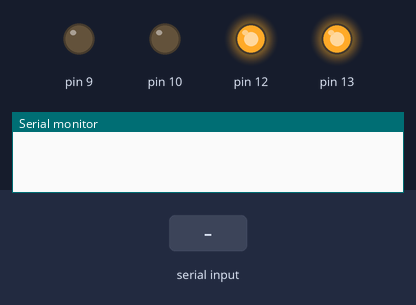
A sketch run on a simulated Arduino Uno, built with avr-gcc and run on an emulated ATmega328P. On the bench: output pins drawn as LEDs (lit = HIGH), the last lines printed to the serial monitor. The test bench sets the inputs (shaded band). Pins used as bus, display or sensor lines are not drawn.

Above: at 1.2 s.
1.3 s: "F" received over Serial
At 2.5 s:
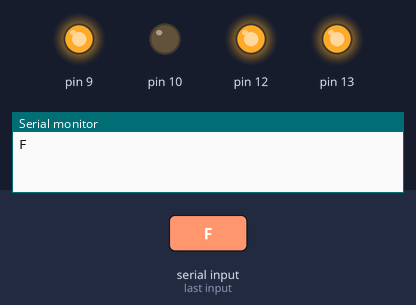
2.8 s: "B" received over Serial
At 3.9 s:
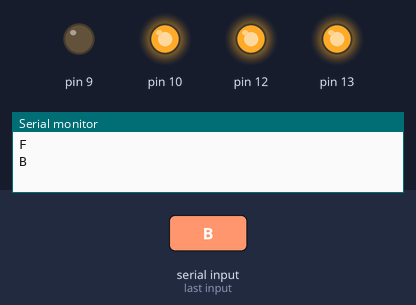
Timing chart, 0 to 5.8 s (numbered marks = the images above; inputs shaded):
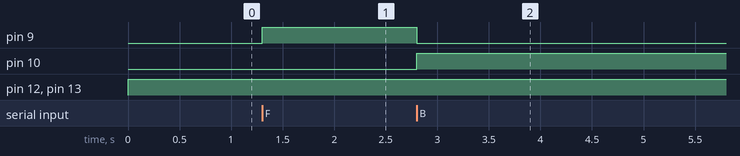

The sketch:

bot_with_bts7960.ino
```cpp
/*  Arif 1703026, 23rd December, 2021
 *  This is a sample code for simple operation of a footbot driven by a pair of BTS7960 modules
 *  Necessary comments have been added for a better understanding
 *  One may need to alter/change their motor connection(s) for desired direction of rotation,
 *  Here it is assumed that right side motors are controlled by arduino pin 5 and 6
    and left side motors are controlled by arduino pin 9 and 10, these are PWM pins
 *  The bluetooth module is connected to arduino pin 0 and 1 for serial communication
 */


void setup() {
Serial.begin(9600);  //initializing serial communication(bluetooth module) at 9600 bps
pinMode(2,OUTPUT);   //for first BTS L_EN/R_EN pin
pinMode(3,OUTPUT);   //for first BTS L_EN/R_EN pin
pinMode(5,OUTPUT);   //for first BTS L_PWM/R_PWM pin
pinMode(6,OUTPUT);   //for first BTS L_PWM/R_PWM pin
pinMode(12,OUTPUT);   //for second BTS L_EN/R_EN pin
pinMode(13,OUTPUT);   //for second BTS L_EN/R_EN pin
pinMode(9,OUTPUT);   //for second BTS L_PWM/R_PWM pin
pinMode(10,OUTPUT);  //for second BTS L_PWM/R_PWM pin
}
void loop() {
digitalWrite(2, HIGH);   //these are all R_EN and L_EN pins(2,3,12,13)
digitalWrite(3, HIGH);
digitalWrite(12, HIGH);
digitalWrite(13, HIGH);

if(Serial.available()>0)  //checks if any serial port is connected and available
{
  char letter=Serial.read(); //anything that is read in serial port is stored in a variable
  Serial.println(letter);    //displays it in serial monitor


  if(letter=='F')        //if 'F' comes from mobile (forward)
  {
    //goes forward
    analogWrite(9, 255); //full forward drive for left side motors
    analogWrite(10,0);   //zero reverse drive for left side motors
    analogWrite(5,255);  //full forward drive for right side motors
    analogWrite(6,0);    //zero reverse drive for right side motors
    //set your value in the range of 0-255 based on desired speed(0 > full stop, 255 > full rpm)
  }

    if((letter=='B')||(letter=='H')||(letter=='J'))  //if 'B'/'J'/'H' comes from mobile(backward/left backward/right backward
  {
    //goes backward
    analogWrite(9, 0);   //zero forward drive for left side motors
    analogWrite(10,255); //full reverse drive for left side motors
    analogWrite(5,0);    //zero forward drive for right side motors
    analogWrite(6,255);  //full reverse drive for right side motors
    //set your value in the range of 0-255 based on desired speed(0 > full stop, 255 > full rpm)
  }

    if((letter=='R')||(letter=='I'))  //if 'R'/'I' comes from mobile(right/forward right)
  {
    //turns right side
    analogWrite(9, 255);  //full forward drive for left side motors
    analogWrite(10,0);    //zero reverse frive for left side motors
    analogWrite(5,0);     //zero forward drive for right side motors
    analogWrite(6,255);   //full reverse drive for right side motors
    //set your value in the range of 0-255 based on desired speed(0 > full stop, 255 > full rpm)
  }

    if((letter=='L')||(letter=='G'))  //if 'L'/'G' comes from mobile(left/forward left)
  {
    //turns left side
    analogWrite(9, 0);    //zero forward drive for left side motors
    analogWrite(10,255);  //full reverse drive for left side motors
    analogWrite(5,255);   //full forward drive for right side motors
    analogWrite(6,0);     //zero reverse drive for right side motors
    //set your value in the range of 0-255 based on desired speed(0 > full stop, 255 > full rpm)
  }

    if(letter=='S')   //if 'S' comes from mobile(continuously comes if no button is pressed while connected)
  {
    //no motion
    analogWrite(9, 0);  //zero forward drive for left side motors
    analogWrite(10,0);  //zero reverse drive for left side motors
    analogWrite(5,0);   //zero forward drive for right side motors
    analogWrite(6,0);   //zero revers drive for right side motors
  }

  //that's it!
}

}
```

Measured:
- after the input at 1.3 s, pin 9: LOW → HIGH at once
- after the input at 2.8 s, pin 9: HIGH → LOW at once; pin 10: LOW → HIGH at once
